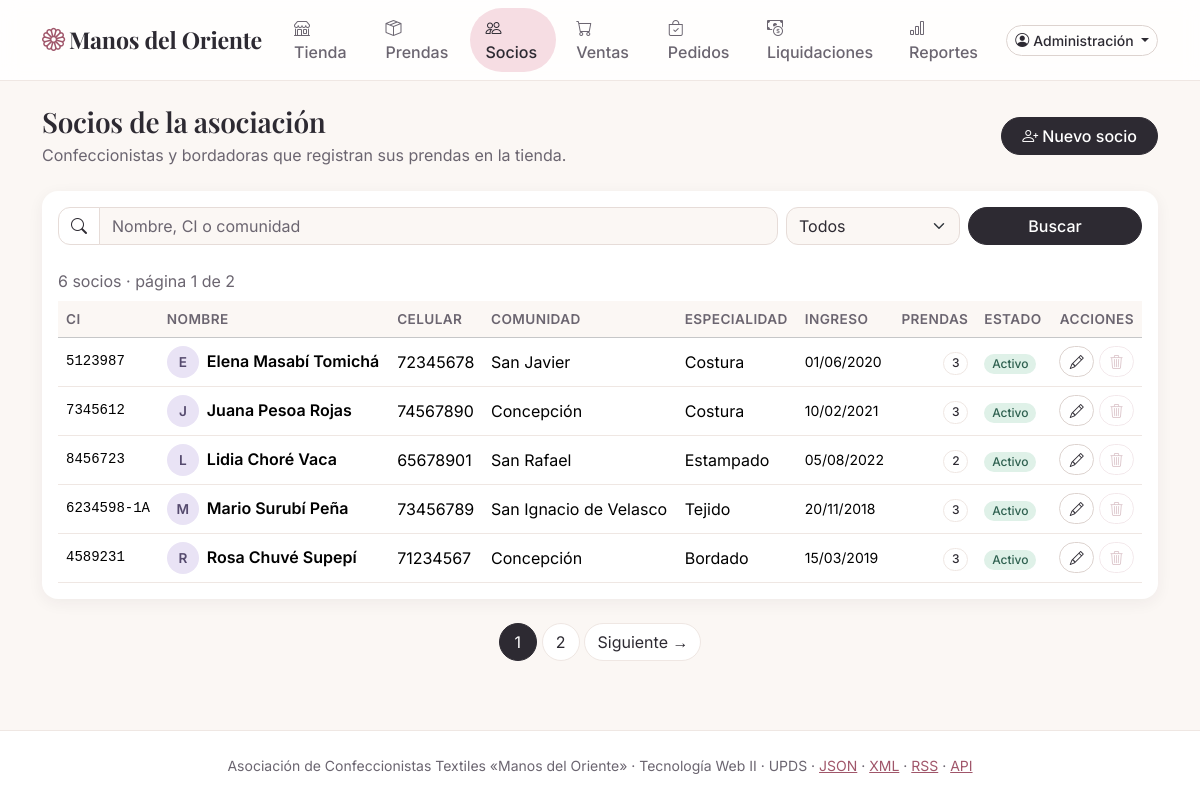
/socios.php (signed in), run on the app's committed database.
### tables this page shows
CREATE TABLE socios (
    id             INT UNSIGNED  NOT NULL AUTO_INCREMENT,
    ci             VARCHAR(13)   NOT NULL COMMENT 'Cédula de identidad, con complemento opcional (1234567-1A)',
    nombre         VARCHAR(80)   NOT NULL,
    telefono       CHAR(8)       NOT NULL COMMENT 'Celular boliviano: 8 dígitos, empieza en 6 o 7',
    comunidad      VARCHAR(60)   NOT NULL,
    especialidad   ENUM('Costura', 'Bordado', 'Tejido', 'Estampado') NOT NULL,
    fecha_ingreso  DATE          NOT NULL,
    activo         TINYINT(1)    NOT NULL DEFAULT 1,
    creado_en      TIMESTAMP     NOT NULL DEFAULT CURRENT_TIMESTAMP,
    actualizado_en TIMESTAMP     NOT NULL DEFAULT CURRENT_TIMESTAMP ON UPDATE CURRENT_TIMESTAMP,
    PRIMARY KEY (id),
    UNIQUE KEY uq_socios_ci (ci),
    KEY ix_socios_nombre (nombre),
    CONSTRAINT ck_socios_telefono CHECK (telefono REGEXP '^[67][0-9]{7}$')
);

### src/Conexion.php (called while the page is built, shortened)
<?php
final class Conexion
{
    private static ?PDO $pdo = null;
    public static function obtener(): PDO
    {
        return self::$pdo ??= self::crear(configuracion_bd());
    }
    public static function crear(array $bd, bool $conBase = true): PDO
    {
        $dsn = "mysql:host={$bd['host']};port={$bd['puerto']};charset=utf8mb4" . ($conBase ? ";dbname={$bd['nombre']}" : '');
        $pdo = new PDO($dsn, $bd['usuario'], $bd['clave'], [
            PDO::ATTR_ERRMODE => PDO::ERRMODE_EXCEPTION,
            PDO::ATTR_DEFAULT_FETCH_MODE => PDO::FETCH_ASSOC,
            PDO::ATTR_EMULATE_PREPARES => false,
        ]);
        $pdo->exec("SET time_zone = '-04:00'");
        return $pdo;
    }
}

### src/Repositorio/SocioRepositorio.php (called while the page is built, shortened)
<?php
final class SocioRepositorio
{
    public function paginar(int $pagina = 1, int $porPagina = 10, string $texto = '', ?bool $activos = null): Pagina
    {
        $condiciones = [];
        $parametros = [];
        $texto = trim($texto);
        $donde = $condiciones === [] ? '' : ' WHERE ' . implode(' AND ', $condiciones);
        $contar = $this->pdo->prepare("SELECT COUNT(*) FROM socios s$donde");
        $contar->execute($parametros);
        $total = (int) $contar->fetchColumn();
        $pagina = Pagina::normalizar($pagina, $total, $porPagina);
        $consulta = $this->pdo->prepare('SELECT ' . self::COLUMNAS . ', COUNT(p.id) AS productos, COALESCE(SUM(p.stock), 0) AS unidades
            FROM socios s LEFT JOIN productos p ON p.socio_id = s.id' . $donde . '
            GROUP BY s.id ORDER BY s.activo DESC, s.nombre LIMIT :limite OFFSET :desde');
        $consulta->bindValue('limite', $porPagina, PDO::PARAM_INT);
        $consulta->bindValue('desde', ($pagina - 1) * $porPagina, PDO::PARAM_INT);
        $consulta->execute();
        $elementos = array_map(fn(array $f): array => [
            'socio' => self::hidratar($f), 'productos' => (int) $f['productos'], 'unidades' => (int) $f['unidades'],
        ], $consulta->fetchAll());
        return new Pagina($elementos, $total, $pagina, $porPagina);
    }
    public static function hidratar(array $fila, string $prefijo = ''): Socio
    {
        return new Socio(
            ci: $fila[$prefijo . 'ci'],
            nombre: $fila[$prefijo . 'nombre'],
            telefono: $fila[$prefijo . 'telefono'],
            comunidad: $fila[$prefijo . 'comunidad'],
            especialidad: $fila[$prefijo . 'especialidad'],
            fechaIngreso: $fila[$prefijo . 'fecha_ingreso'],
            activo: (bool) $fila[$prefijo . 'activo'],
            id: (int) $fila[$prefijo . 'id'],
        );
    }
}

### src/Repositorio/Pagina.php (called while the page is built, shortened)
<?php
final readonly class Pagina
{
    public function paginas(): int
    {
        return max(1, (int) ceil($this->total / $this->porPagina));
    }
    public function hayAnterior(): bool
    {
        return $this->pagina > 1;
    }
    public function haySiguiente(): bool
    {
        return $this->pagina < $this->paginas();
    }
    public static function normalizar(mixed $pedida, int $total, int $porPagina): int
    {
        $pagina = filter_var($pedida, FILTER_VALIDATE_INT, ['options' => ['min_range' => 1]]) ?: 1;
        return min($pagina, max(1, (int) ceil($total / $porPagina)));
    }
}

### src/Modelo/Socio.php (called while the page is built, shortened)
<?php
final readonly class Socio
{
    public function fechaIngresoTexto(): string
    {
        return DateTimeImmutable::createFromFormat('!Y-m-d', $this->fechaIngreso)->format('d/m/Y');
    }
}

### src/Seguridad.php (called while the page is built, shortened)
<?php
final readonly class UsuarioSesion
{
    public function puede(string $permiso): bool
    {
        return in_array($this->rol, PERMISOS[$permiso] ?? [], true);
    }
    public static function desdeFila(array $fila): self
    {
        return new self((int) $fila['id'], (string) $fila['correo'], (string) $fila['nombre'], (string) $fila['rol'],
            $fila['socio_id'] === null ? null : (int) $fila['socio_id']);
    }
}
function es_https(): bool
{
    return (!empty($_SERVER['HTTPS']) && $_SERVER['HTTPS'] !== 'off')
        || strtolower((string) ($_SERVER['HTTP_X_FORWARDED_PROTO'] ?? '')) === 'https';
}
function iniciar_sesion(): void
{
    if (session_status() === PHP_SESSION_ACTIVE || PHP_SAPI === 'cli') {
        return;
    }
    $ahora = time();
}
function usuario_actual(): ?UsuarioSesion
{
    $u = $_SESSION['usuario'] ?? null;
    return is_array($u) ? UsuarioSesion::desdeFila($u) : null;
}
function exigir_usuario(string $permiso = ''): UsuarioSesion
{
    $u = usuario_actual();
    return $u;
}

### public/socios.php (the view, shortened to what this page needs)
<?php
$usuario = exigir_usuario('socios.ver');
$q = texto($_GET, 'q');
$estado = texto($_GET, 'estado');
$activos = match ($estado) { 'activos' => true, 'inactivos' => false, default => null };
$resultado = (new SocioRepositorio(Conexion::obtener()))->paginar(
    pagina: (int) filter_var(texto($_GET, 'pagina', '1'), FILTER_VALIDATE_INT, ['options' => ['default' => 1]]),
    porPagina: POR_PAGINA,
    texto: $q,
    activos: $activos,
);
require __DIR__ . '/../plantillas/cabecera.php';
?>
<div class="d-flex flex-wrap justify-content-between align-items-center gap-3 mb-4">
  <div>
    <h1 class="h3 mb-1">Socios de la asociación</h1>
    <p class="text-secondary mb-0">Confeccionistas y bordadoras que registran sus prendas en la tienda.</p>
  </div>
  <a class="btn btn-marca" href="/socio_form.php" data-modal data-titulo="Registrar socio"><i class="bi bi-person-plus me-1"></i>Nuevo socio</a>
</div>
<div class="card shadow-sm border-0">
  <div class="card-body">
    <form method="get" action="/socios.php" role="search" class="row g-2 mb-3">
      <div class="col-md-8">
        <div class="input-group">
          <span class="input-group-text bg-white"><i class="bi bi-search"></i></span>
          <input id="q" name="q" type="search" class="form-control" value="<?= e($q) ?>" placeholder="Nombre, CI o comunidad" maxlength="60">
        </div>
      </div>
      <div class="col-6 col-md-2">
        <select id="estado" name="estado" class="form-select">
          <option value="">Todos</option>
        </select>
      </div>
      <div class="col-6 col-md-2 d-grid"><button type="submit" class="btn btn-marca">Buscar</button></div>
    </form>
    <div class="table-responsive">
    <table class="table table-hover align-middle mb-0">
      <caption class="caption-top"><?= $resultado->total ?> socios<?= $resultado->paginas() > 1 ? " · página {$resultado->pagina} de {$resultado->paginas()}" : '' ?></caption>
      <thead class="table-light"><tr><th scope="col">CI</th><th scope="col">Nombre</th><th scope="col">Celular</th><th scope="col">Comunidad</th><th scope="col">Especialidad</th><th scope="col">Ingreso</th><th scope="col" class="text-end">Prendas</th><th scope="col">Estado</th><th scope="col" class="text-end">Acciones</th></tr></thead>
      <tbody>
      <?php foreach ($resultado->elementos as ['socio' => $s, 'productos' => $prendas]): ?>
        <tr<?= $s->activo ? '' : ' class="agotado"' ?>>
          <td class="font-monospace small"><?= e($s->ci) ?></td>
          <td class="fw-semibold"><span class="avatar me-2" aria-hidden="true"><?= e(mb_substr($s->nombre, 0, 1)) ?></span><?= e($s->nombre) ?></td>
          <td><?= e($s->telefono) ?></td>
          <td><?= e($s->comunidad) ?></td>
          <td><?= e($s->especialidad) ?></td>
          <td class="small text-nowrap"><?= e($s->fechaIngresoTexto()) ?></td>
          <td class="text-end"><span class="badge rounded-pill text-bg-light border"><?= $prendas ?></span></td>
          <td><?= $s->activo ? '<span class="badge text-bg-success">Activo</span>' : '<span class="badge text-bg-secondary">Inactivo</span>' ?></td>
          <td class="text-end text-nowrap acciones">
            <a class="btn btn-sm btn-outline-secondary" href="/socio_form.php?id=<?= $s->id ?>" data-modal data-titulo="Editar socio" title="Editar"><i class="bi bi-pencil"></i><span class="visually-hidden">Editar</span></a>
            <?php if ($usuario->puede('socios.eliminar')): ?>
            <form method="post" action="/socio_eliminar.php" class="d-inline" data-confirmar="Se eliminará a <?= e($s->nombre) ?> (CI <?= e($s->ci) ?>). Esta acción no se puede deshacer." data-confirmar-titulo="¿Eliminar este socio?">
              <button type="submit" class="btn btn-sm btn-outline-danger"<?= $prendas > 0 ? ' disabled title="Tiene prendas registradas"' : ' title="Eliminar"' ?>><i class="bi bi-trash3"></i><span class="visually-hidden">Eliminar</span></button>
            </form>
            <?php endif; ?>
          </td>
        </tr>
      <?php endforeach; ?>
      </tbody>
    </table>
    </div>
  </div>
</div>
<?= paginacion($resultado, '/socios.php', ['q' => $q, 'estado' => $estado]) ?>
<?php require __DIR__ . '/../plantillas/pie.php'; ?>

### public/css/estilo.css (style rules this page uses)
:root { --crema: #fbf7f4; --tinta: #2d2a32; --tinta-suave: #6b6570; --rosa: #f6dde3; --rosa-medio: #ebbcc6; --rosa-texto: #a0566a; --lavanda: #e9e3f5; --menta: #dff1e8; --durazno: #fde8db; --salvia: #4c7a69; --borde: #efe7e3; --bs-body-bg: var(--crema); --bs-body-color: var(--tinta); --bs-body-font-family: "Inter", "Segoe UI", system-ui, sans-serif; --bs-link-color-rgb: 160, 86, 106; --bs-link-hover-color-rgb: 45, 42, 50; --bs-border-color: var(--borde); --bs-border-radius: .75rem; --bs-secondary-color: var(--tinta-suave); }
h1, h2, .h1, .h2, .h3, .display-6, .navbar-brand, .modal-title { font-family: "Playfair Display", Georgia, serif; letter-spacing: -.01em; }
.text-secondary { color: var(--tinta-suave) !important; }
.btn { border-radius: 50rem; font-weight: 500; }
.btn-marca { --bs-btn-color: #fff; --bs-btn-bg: var(--tinta); --bs-btn-border-color: var(--tinta); --bs-btn-hover-color: #fff; --bs-btn-hover-bg: #4a4452; --bs-btn-hover-border-color: #4a4452; --bs-btn-active-bg: #1f1c23; --bs-btn-active-border-color: #1f1c23; --bs-btn-disabled-bg: var(--tinta); --bs-btn-disabled-border-color: var(--tinta); padding-inline: 1.25rem; }
.btn-outline-secondary { --bs-btn-color: var(--tinta); --bs-btn-border-color: #ddd3cf; --bs-btn-hover-bg: var(--crema); --bs-btn-hover-color: var(--tinta); --bs-btn-hover-border-color: #cfc3be; --bs-btn-active-bg: var(--rosa); --bs-btn-active-color: var(--tinta); }
.btn-outline-danger { --bs-btn-color: var(--rosa-texto); --bs-btn-border-color: var(--rosa-medio); --bs-btn-hover-bg: var(--rosa); --bs-btn-hover-color: #7d3346; --bs-btn-hover-border-color: var(--rosa-medio); --bs-btn-disabled-color: #c9a7af; --bs-btn-disabled-border-color: #eddde1; }
.form-control, .form-select, .input-group-text { border-color: #e6dcd8; }
.card { --bs-card-bg: #fff; --bs-card-border-radius: 1rem; }
.shadow-sm { box-shadow: 0 .25rem 1rem rgba(45, 42, 50, .06) !important; }
.input-group { position: relative; }
.badge { font-weight: 500; }
.badge.text-bg-success { background: var(--menta) !important; color: #2f6150 !important; }
.badge.text-bg-light { background: #fff !important; color: var(--tinta) !important; }
.table { --bs-table-bg: #fff; --bs-table-hover-bg: #fdf6f7; }
.table > thead th { font-weight: 600; font-size: .85rem; color: var(--tinta-suave); text-transform: uppercase; letter-spacing: .03em; }
.table-light { --bs-table-bg: var(--crema); }
.table caption { color: var(--tinta-suave); }
.avatar { display: inline-flex; align-items: center; justify-content: center; width: 2rem; height: 2rem; border-radius: 50%; background: var(--lavanda); color: #554a6e; font-size: .85rem; font-weight: 600; }
.acciones .btn { --bs-btn-padding-x: .6rem; }
.acciones button:disabled { pointer-events: auto; cursor: not-allowed; }

### data on the page
socios: ci "5123987", nombre "E", nombre "Elena Masabí Tomichá", telefono "72345678", comunidad "San Javier", especialidad "Costura", fecha_ingreso "01/06/2020", prendas "3", activo "Activo"
socios: ci "7345612", nombre "J", nombre "Juana Pesoa Rojas", telefono "74567890", comunidad "Concepción", especialidad "Costura", fecha_ingreso "10/02/2021", prendas "3", activo "Activo"
socios: ci "8456723", nombre "L", nombre "Lidia Choré Vaca", telefono "65678901", comunidad "San Rafael", especialidad "Estampado", fecha_ingreso "05/08/2022", prendas "2", activo "Activo"
socios: ci "6234598-1A", nombre "M", nombre "Mario Surubí Peña", telefono "73456789", comunidad "San Ignacio de Velasco", especialidad "Tejido", fecha_ingreso "20/11/2018", prendas "3", activo "Activo"
socios: ci "4589231", nombre "R", nombre "Rosa Chuvé Supepí", telefono "71234567", comunidad "Concepción", especialidad "Bordado", fecha_ingreso "15/03/2019", prendas "3", activo "Activo"

### other printed values
NOMBRE_TIENDA "Manos del Oriente"
$texto "Tienda"
$texto "Prendas"
$texto "Socios"
$texto "Ventas"
$texto "Pedidos"
$texto "Liquidaciones"
$texto "Reportes"
$usuarioSesion->nombre "Administración"
$resultado->total "6"
$resultado->pagina "1"
$resultado->paginas() "2"
NOMBRE_ASOCIACION "Asociación de Confeccionistas Textiles «Manos del Oriente»"
